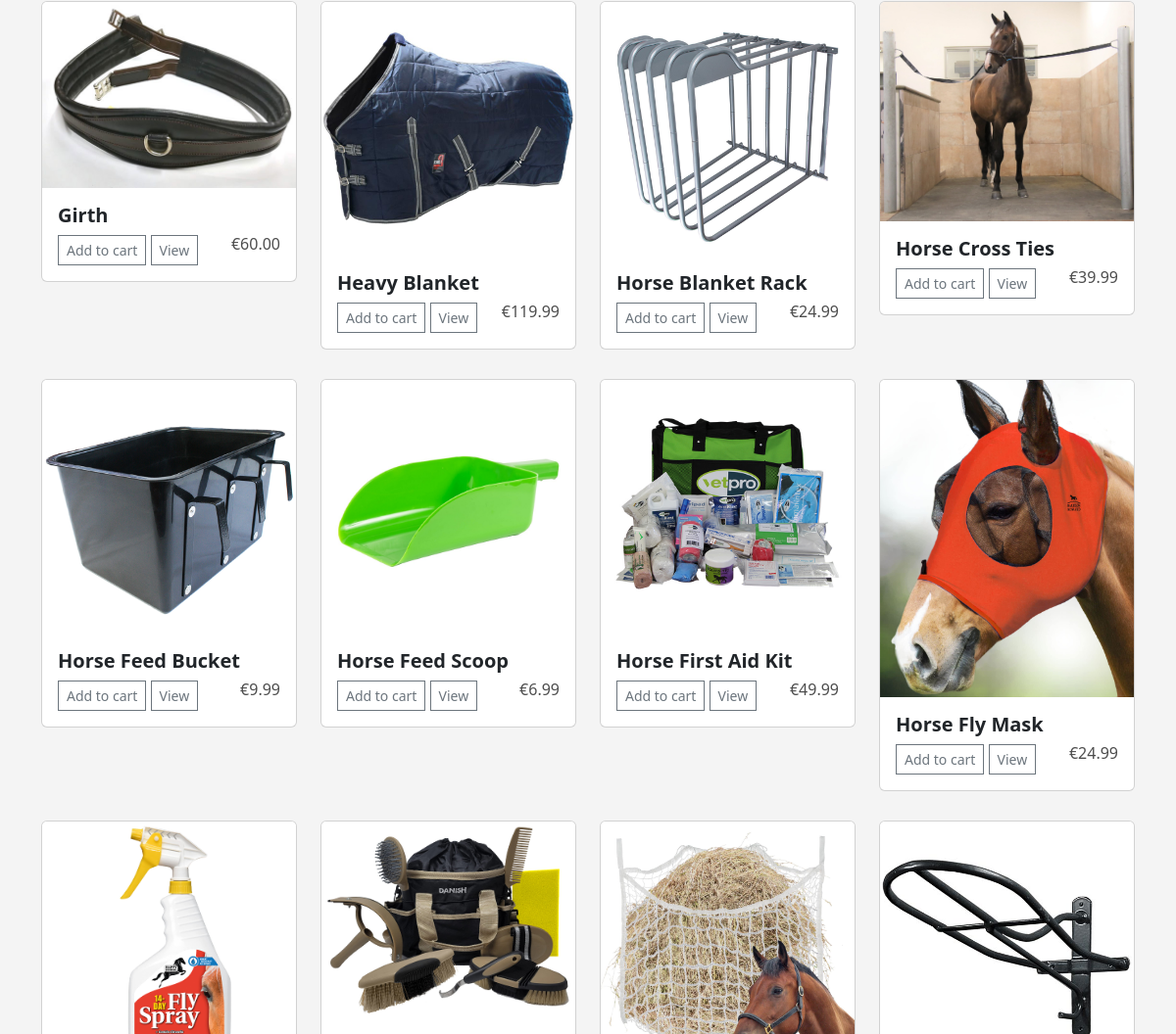
The app's page / (signed in, middle part), older data.
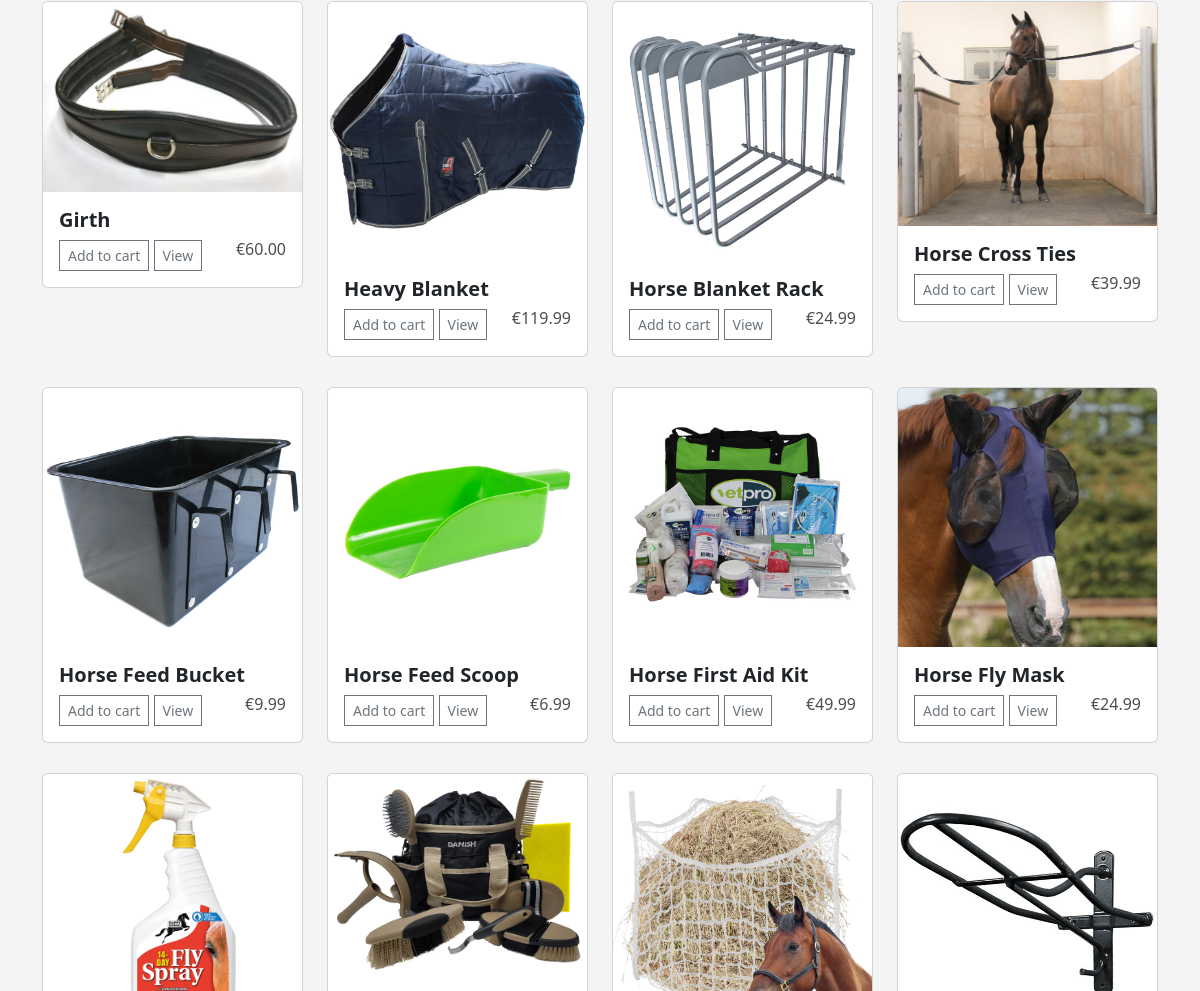
The same page, newer data.
### store/models.py (models this page shows, shortened)
class ProductModel(models.Model):
    name = models.CharField(max_length=200, null=True)
    price = models.FloatField()
    category = models.ForeignKey(CategoryModel, on_delete=models.SET_NULL, null=True)
    image = models.ImageField(null=True, blank=True)
    description = models.TextField(null=True, blank=True)
    numberOfLikes = models.IntegerField(default=0)
    @property
    def imageURL(self):   #senza questa funzione se ci fosse un prodotto senza immagine darebbe errore a tutta la pagina
        try:
            url = self.image.url
        except:
            url = ''
        return url

### store/views.py (the view)
# urls.py: path('', include("store.urls")),
def store(request):
    items_list = []
    cart_items = 0
    categories = CategoryModel.objects.all()
    if request.user.is_authenticated:
        customer = CustomerModel.objects.get(user=request.user)
        order, created = OrderModel.objects.get_or_create(customer=customer, complete=False)
        cart_items = order.calculate_cart_items
    items_list = ProductModel.objects.all().order_by('name')
    context = {'items_list': items_list, 'cart_items': cart_items, 'categories': categories}
    return render(request, 'store/store.html',  context)

### store/models.py (called while the page is built)
    def calculate_cart_items(self):
        orderitems = self.orderitemmodel_set.all()
        total = sum([item.quantity for item in orderitems])
        return total

### store/templates/store/store.html (shortened to what this page needs)
{% extends 'store/main.html' %}
{% load static %}
{% block content %}
<div class="row">
  {% for item in items_list %}
    <div class="col-lg-3 col-md-4 col-sm-6" style="padding-top: 30px;">
      <div class="card" >
        <img src="{{item.imageURL}}" class="card-img-top" alt="...">
        <div class="card-body">
          <h5 class="card-title"> <strong>{{ item.name }}</strong></h5>
           {% if request.user.is_authenticated %}
              <a href="#" class="btn btn-outline-secondary btn-sm add-btn update-cart" data-action="add" data-product="{{item.id}}">Add to cart</a>
           {% else %}
                <a href="{% url 'login' %}" class="btn btn-outline-secondary btn-sm add-btn update-cart" data-action="add" data-product="{{item.id}}">Login to add to cart</a>
          {% endif %}
          <a class="btn btn-outline-secondary btn-sm" href="{% url 'detail' item.id %}"> View </a>
          <h6 style="display: inline-block; float: right"> €{{item.price|floatformat:2}} </h6>
        </div>
      </div>
    </div>
  {% endfor %}
</div>
</div>
{% endblock content %}

Row changes from the older to the newer data that the page shows:
changed ProductModel "Horse Fly Mask": imageURL: a different picture
